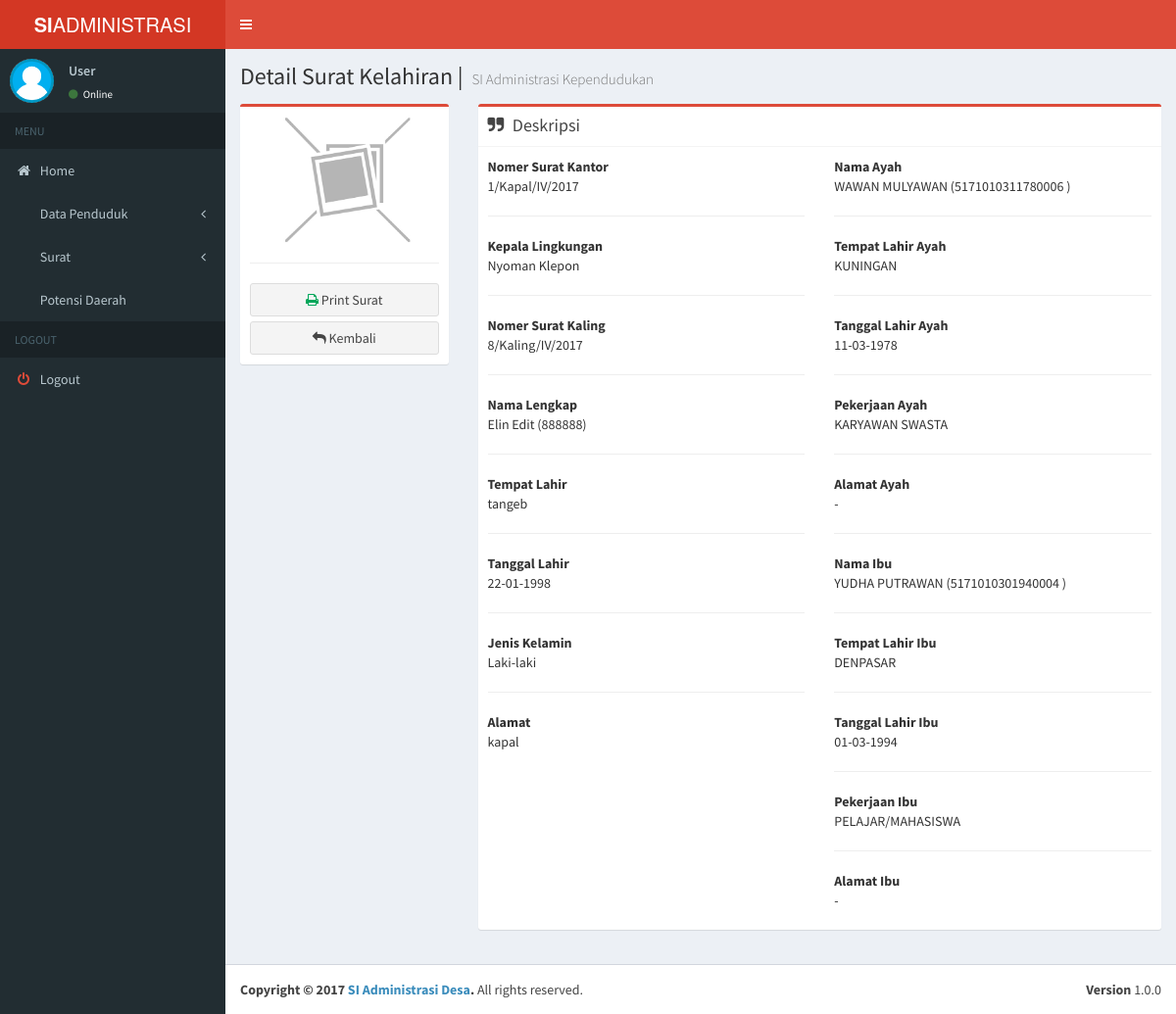
The app's page /index.php/surat_kelahiran/detail/1 with its own data.
### tables this page shows
CREATE TABLE `t_surat_kelahiran` (
  `id_surat_lahir` int(11) NOT NULL,
  `id_kelahiran` int(11) DEFAULT NULL,
  `tgl_surat` date DEFAULT NULL,
  `nama_kaling` varchar(100) NOT NULL,
  `no_surat_kaling` varchar(50) DEFAULT NULL,
  `no_surat_kantor` varchar(50) DEFAULT NULL,
  `keterangan` varchar(255) DEFAULT NULL,
  `created_by` int(11) NOT NULL,
  `created_at` timestamp NOT NULL DEFAULT CURRENT_TIMESTAMP,
  `status` tinyint(4) NOT NULL DEFAULT '1'
);

CREATE TABLE `t_penduduk` (
  `id_penduduk` int(11) NOT NULL,
  `periode_data` varchar(4) DEFAULT NULL,
  `no_kk` varchar(20) DEFAULT NULL,
  `status_kk` int(11) DEFAULT NULL,
  `nik` varchar(20) DEFAULT NULL,
  `nama` varchar(100) DEFAULT NULL,
  `tempat_lahir` varchar(50) DEFAULT NULL,
  `tgl_lahir` date DEFAULT NULL,
  `jk` tinyint(4) DEFAULT NULL,
  `alamat_saat_ini` varchar(255) DEFAULT NULL,
  `id_agama` int(11) DEFAULT NULL,
  `id_pendidikan` int(11) DEFAULT NULL,
  `pekerjaan` varchar(100) DEFAULT NULL,
  `telepon` varchar(20) DEFAULT NULL,
  `status_kawin` tinyint(4) DEFAULT NULL,
  `nama_ibu` varchar(100) DEFAULT NULL,
  `nama_ayah` varchar(100) DEFAULT NULL,
  `kewarganegaraan` varchar(20) DEFAULT NULL,
  `status_kependudukan` int(11) DEFAULT NULL COMMENT 'penduduk asli, pendatang, pindah, meninggal',
  `foto` varchar(255) DEFAULT NULL,
  `created_by` int(11) NOT NULL,
  `created_at` timestamp NOT NULL DEFAULT CURRENT_TIMESTAMP,
  `updated_by` int(11) NOT NULL,
  `updated_at` timestamp NOT NULL DEFAULT '0000-00-00 00:00:00' ON UPDATE CURRENT_TIMESTAMP,
  `status` tinyint(4) NOT NULL DEFAULT '1'
);

### application/controllers/Surat_kelahiran.php (called while the page is built, shortened)
<?php
class Surat_kelahiran extends CI_Controller {
	function __construct()
	{
		$this->load->model('surat_kelahiran_model', 'surat_kelahiran', true);
		$this->load->model('penduduk_model', 'penduduk', true);
	}
	public function detail($id)
	{
		$data['data'] = $this->surat_kelahiran->getdetailsuratkelahiran($id);
		$data['body'] = $this->load->view('detail_surat_kelahiran', $data, true);
		$this->load->view('template', $data);
	}
}

### index.php (called while the page is built, shortened)
<?php
require_once BASEPATH.'core/CodeIgniter.php';

### application/models/Surat_kelahiran_model.php (called while the page is built, shortened)
<?php
class Surat_kelahiran_model extends CI_Model {
	public function getdetailsuratkelahiran($id)
	{
		$query = $this->db->query('select sk.*,
			k.id_penduduk,
            p.no_kk, p.nik, p.nama as nama_anak, p.tempat_lahir as tempat_lahir_anak, p.tgl_lahir as tgl_lahir_anak, p.jk as jk_anak, p.alamat_saat_ini as alamat_anak, p.foto as foto_anak,
            pa.nik as nik_ayah, pa.nama as nama_ayah, pa.tempat_lahir as tempat_lahir_ayah, pa.tgl_lahir as tgl_lahir_ayah, pa.jk as jk_ayah, pa.pekerjaan as pekerjaan_ayah, pa.alamat_saat_ini as alamat_ayah,
            pb.nik as nik_ibu, pb.nama as nama_ibu, pb.tempat_lahir as tempat_lahir_ibu, pb.tgl_lahir as tgl_lahir_ibu, pb.jk as jk_ibu, pb.pekerjaan as pekerjaan_ibu, pb.alamat_saat_ini as alamat_ibu
			from t_surat_kelahiran sk
            inner join t_kelahiran k on k.id_kelahiran = sk.id_kelahiran
            inner join t_penduduk p on p.id_penduduk = k.id_penduduk
            inner join t_penduduk pa on pa.id_penduduk = k.id_ayah
            inner join t_penduduk pb on pb.id_penduduk = k.id_ibu
			where sk.status <> 0
			and sk.id_surat_lahir='.$id);
		if($query->num_rows() == 1)
		{
			return $query->result();
		}
		else
		{
			return false;
		}
	}
}

### application/views/detail_surat_kelahiran.php (the view, shortened to what this page needs)
<div class="content-wrapper">
  <section class="content-header">
    <h1>
      Detail Surat Kelahiran |
      <small>SI Administrasi Kependudukan</small>
    </h1>
  </section>
    <section class="content">
      <div class="row">
      <?php
        if(is_object($data) || is_array($data)) :
          foreach ($data as $row) :
      ?>
        <div class="col-md-3">
          <div class="box box-danger">
            <div class="box-body box-profile">
              <img style="margin: 0 auto;" class="img-responsive"
              <?php
                if(is_null($row->foto_anak) || $row->foto_anak=="") :
              ?>
              src="<?=base_url()?>assets/dist/img/no-image.jpg"
              <?php
                else:
              ?>
              src="<?=base_url()?>assets/img/fotopenduduk/<?=$row->foto_anak?>"
              <?php
                endif;
              ?>
              alt="Program Picture">
              <hr/>
              <button type="button" class="btn btn-default btn-block" onClick="window.location.href='<?=site_url('surat_kelahiran/cetak/'.$row->id_surat_lahir)?>'">
                <i class="fa fa-print text-green"></i> Print Surat
              </button>
              <button type="button" class="btn btn-default btn-block" onClick="window.location.href='<?=site_url('surat_kelahiran')?>'">
                <i class="fa fa-reply"></i> Kembali
              </button>
            </div>
          </div>
        </div>
        <div class="col-md-9">
          <div class="box box-danger">
            <div class="box-header with-border">
              <h3 class="box-title"><i class="fa fa-quote-right margin-r-5"></i> Deskripsi</h3>
            </div>
            <div class="box-body">
              <div class="row">
                <div class="col-md-6">
                  <strong>Nomer Surat Kantor</strong>
                  <p><?=$row->no_surat_kantor?></p>
                  <hr/>
                  <strong>Kepala Lingkungan</strong>
                  <p><?=$row->nama_kaling?></p>
                  <hr/>
                  <strong>Nomer Surat Kaling</strong>
                  <p><?=$row->no_surat_kaling?></p>
                  <hr/>
                  <strong>Nama Lengkap</strong>
                  <p><?php echo $row->nama_anak . " (" . $row->nik . ")"?></p>
                  <hr/>
                  <strong>Tempat Lahir</strong>
                  <p><?=$row->tempat_lahir_anak?></p>
                  <hr/>
                  <strong>Tanggal Lahir</strong>
                  <p>
                    <?php
                      $date=date_create($row->tgl_lahir_anak);
                      $newdate=date_format($date,"d-m-Y");
                      echo $newdate;
                    ?>
                  </p>
                  <hr/>
                  <strong>Jenis Kelamin</strong>
                  <p>
                    <?php
                      if($row->jk_anak == 1) :
                        echo "Laki-laki";
                      else:
                        echo "Perempuan";
                      endif;
                    ?>
                  </p>
                  <hr/>
                  <strong>Alamat</strong>
                  <p>
                    <?php
                      if(is_null($row->alamat_anak) || $row->alamat_anak=="") :
                        echo "-";
                      else:
                        echo $row->alamat_anak;
                      endif;
                    ?>
                  </p>
                </div>
                <div class="col-md-6">
                  <strong>Nama Ayah</strong>
                  <p><?php echo $row->nama_ayah . " (" . $row->nik_ayah . ")"?></p>
                  <hr/>
                  <strong>Tempat Lahir Ayah</strong>
                  <p><?=$row->tempat_lahir_ayah?></p>
                  <hr/>
                  <strong>Tanggal Lahir Ayah</strong>
                  <p>
                    <?php
                      $date=date_create($row->tgl_lahir_ayah);
                      $newdate=date_format($date,"d-m-Y");
                      echo $newdate;
                    ?>
                  </p>
                  <hr/>
                  <strong>Pekerjaan Ayah</strong>
                  <p>
                    <?php
                      if(is_null($row->pekerjaan_ayah) || $row->pekerjaan_ayah=="") :
                        echo "-";
                      else:
                        echo $row->pekerjaan_ayah;
                      endif;
                    ?>
                  </p>
                  <hr/>
                  <strong>Alamat Ayah</strong>
                  <p>
                    <?php
                      if(is_null($row->alamat_ayah) || $row->alamat_ayah=="") :
                        echo "-";
                      else:
                        echo $row->alamat_ayah;
                      endif;
                    ?>
                  </p>
                  <hr/>
                  <strong>Nama Ibu</strong>
                  <p><?php echo $row->nama_ibu . " (" . $row->nik_ibu . ")"?></p>
                  <hr/>
                  <strong>Tempat Lahir Ibu</strong>
                  <p><?=$row->tempat_lahir_ibu?></p>
                  <hr/>
                  <strong>Tanggal Lahir Ibu</strong>
                  <p>
                    <?php
                      $date=date_create($row->tgl_lahir_ibu);
                      $newdate=date_format($date,"d-m-Y");
                      echo $newdate;
                    ?>
                  </p>
                  <hr/>
                  <strong>Pekerjaan Ibu</strong>
                  <p>
                    <?php
                      if(is_null($row->pekerjaan_ibu) || $row->pekerjaan_ibu=="") :
                        echo "-";
                      else:
                        echo $row->pekerjaan_ibu;
                      endif;
                    ?>
                  </p>
                  <hr/>
                  <strong>Alamat Ibu</strong>
                  <p>
                    <?php
                      if(is_null($row->alamat_ibu) || $row->alamat_ibu=="") :
                        echo "-";
                      else:
                        echo $row->alamat_ibu;
                      endif;
                    ?>
                  </p>
                </div>
              </div>
            </div>
          </div>
        </div>
      <?php
          endforeach;
        endif;
      ?>
      </div>
    </section>
</div>

### records on screen
t_surat_kelahiran: no_surat_kantor "1/Kapal/IV/2017", nama_kaling "Nyoman Klepon", no_surat_kaling "8/Kaling/IV/2017", t_penduduk.nama "Elin Edit", t_penduduk.nik "888888", t_penduduk.tempat_lahir "tangeb", t_penduduk.tgl_lahir "22-01-1998", t_penduduk.alamat_saat_ini "kapal", t_penduduk.nama "WAWAN MULYAWAN", t_penduduk.nik "5171010311780006", t_penduduk.tempat_lahir "KUNINGAN", t_penduduk.tgl_lahir "11-03-1978", t_penduduk.pekerjaan "KARYAWAN SWASTA", t_penduduk.nama "YUDHA PUTRAWAN", t_penduduk.nik "5171010301940004", t_penduduk.tempat_lahir "DENPASAR", t_penduduk.tgl_lahir "01-03-1994", t_penduduk.pekerjaan "PELAJAR/MAHASISWA"
